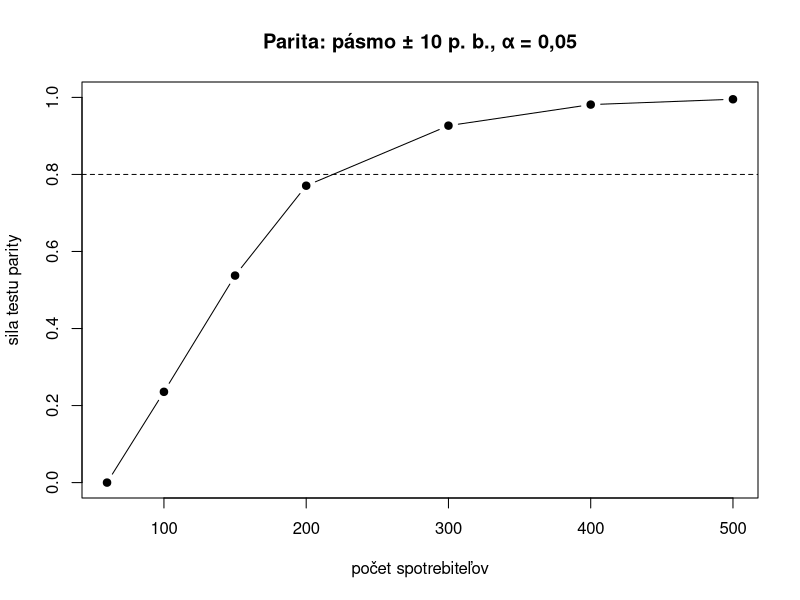

Recreate this plot in R.
# ============================================================
# Cvičenie 25: Senzorické tvrdenia – nadradenosť a parita
# Teória: https://senzorika.github.io/SaIT/teoria/cvicenie25.html
# ============================================================

#---------------------------------------------------------------------------------------
# 1. Nadradenost: "spotrebitelia uprednostnuju A pred B"
#---------------------------------------------------------------------------------------
# Parovy preferencny test, 300 spotrebitelov: 172 preferovalo A, 128 preferovalo B
A <- 172
B <- 128
nadradenost <- binom.test(A, A + B, p = 0.5) # obojstranne - vopred nevieme, kto vyhra
nadradenost

# odpovede "bez preferencie": 150 x A, 110 x B, 40 x bez preferencie
# sposob spracovania treba urcit PRED testom, nie podla toho, co vyjde lepsie
binom.test(150, 150 + 110, p = 0.5) # a) vylucit
binom.test(150 + 40 / 2, 300, p = 0.5) # b) rozdelit rovnomerne

#---------------------------------------------------------------------------------------
# 2. Parita: "rovnako oblubeny ako B"
#---------------------------------------------------------------------------------------
# Nepreukazny rozdiel NIE JE dokaz parity. Paritu podlozi test ekvivalencie: (1 - 2*alfa)
# interval spolahlivosti podielu musi cely lezat vo vopred urcenom pasme 50 % +- pasmo.
parita <- function(x, n, pasmo = 0.10, alfa = 0.05) {
  is <- binom.test(x, n, conf.level = 1 - 2 * alfa)$conf.int
  data.frame(
    podiel = x / n, dolna = is[1], horna = is[2],
    parita = is[1] > 0.5 - pasmo & is[2] < 0.5 + pasmo
  )
}
parita(172, 300) # 57 % - parita nie je podlozena
parita(154, 300) # 51 % pri 300 spotrebiteloch
parita(31, 60) # 52 % pri 60 spotrebiteloch - rovnaky podiel, ale interval je prilis siroky

# sila testu parity: pravdepodobnost, ze paritu preukazeme, ak je skutocna preferencia 50 : 50
sila_parity <- function(n, pasmo = 0.10, alfa = 0.05) {
  x <- 0:n
  sum(dbinom(x, n, 0.5)[sapply(x, function(i) parita(i, n, pasmo, alfa)$parita)])
}
n_hodnoty <- c(60, 100, 150, 200, 300, 400, 500)
sila <- sapply(n_hodnoty, sila_parity)
data.frame(n = n_hodnoty, sila = round(sila, 2))
plot(n_hodnoty, sila,
  type = "b", pch = 19, ylim = c(0, 1),
  xlab = "počet spotrebiteľov", ylab = "sila testu parity", main = "Parita: pásmo ± 10 p. b., α = 0,05"
)
abline(h = 0.8, lty = 2)

#---------------------------------------------------------------------------------------
# 3. "Neprekonany": produkt A nie je menej oblubeny nez B
#---------------------------------------------------------------------------------------
# jednostranny test: H0: podiel A <= 50 % - pasmo, H1: podiel A je vyssi
binom.test(154, 300, p = 0.5 - 0.10, alternative = "greater")

#---------------------------------------------------------------------------------------
# 4. Atributove tvrdenie: "intenzivna chut" (priemer aspon 7 na 10-bodovej skale)
#---------------------------------------------------------------------------------------
# 12 trenovanych hodnotitelov, priemer 7.5, smerodajna odchylka 1.2
set.seed(25)
intenzita <- as.numeric(7.5 + 1.2 * scale(rnorm(12)))
c(priemer = mean(intenzita), sd = sd(intenzita))
t.test(intenzita)$conf.int # 95 % interval spolahlivosti priemeru
# tvrdenie je podlozene, len ak dolna hranica intervalu je aspon 7
t.test(intenzita, mu = 7, alternative = "greater")

# kolko hodnotitelov treba, aby sa priemer 7.5 odlisil od hranice 7 so silou 80 %?
power.t.test(delta = 0.5, sd = 1.2, sig.level = 0.05, power = 0.80, type = "one.sample", alternative = "one.sided")


# ULOHA1:
# =========
# V teste 250 spotrebitelov preferovalo 140 produkt A a 110 produkt B. Je podlozene tvrdenie
# "spotrebitelia uprednostnuju A"? Je podlozena parita v pasme +- 10 p. b.?

# ULOHA2:
# =========
# Kolko spotrebitelov treba na preukazanie parity so silou 80 % pri pasme +- 10 p. b.
# a kolko pri prisnejsom pasme +- 5 p. b.?

# ULOHA3:
# =========
# Overte vysledky casti 1 a 2 v kalkulatore: https://senzorika.github.io/SAP/kapitoly/09_claims.html#kalkulator
# Preco vyrok "rozdiel nebol preukazny" nestaci ako podklad pre tvrdenie "chuti rovnako"?
